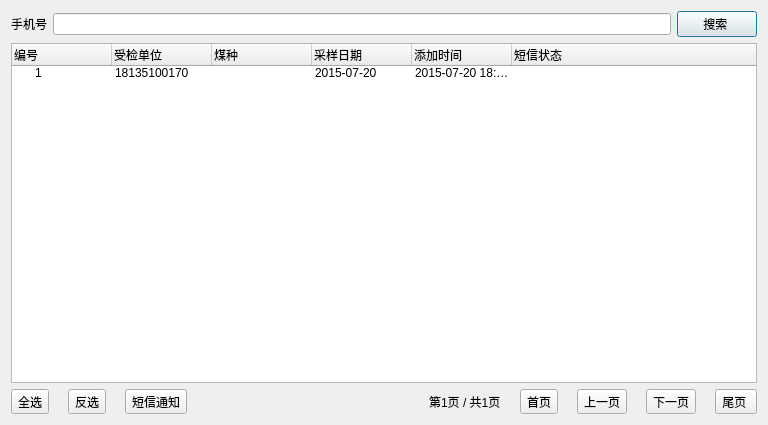
<?xml version="1.0" encoding="UTF-8"?>
<ui version="4.0">
 <class>SearchDialog</class>
 <widget class="QDialog" name="SearchDialog">
  <property name="geometry">
   <rect>
    <x>0</x>
    <y>0</y>
    <width>768</width>
    <height>425</height>
   </rect>
  </property>
  <property name="windowTitle">
   <string>搜索</string>
  </property>
  <layout class="QVBoxLayout" name="verticalLayout">
   <item>
    <layout class="QHBoxLayout" name="horizontalLayout_2">
     <item>
      <widget class="QLabel" name="label_6">
       <property name="text">
        <string>手机号</string>
       </property>
      </widget>
     </item>
     <item>
      <widget class="QLineEdit" name="m_pSearchLineEdit"/>
     </item>
     <item>
      <widget class="QPushButton" name="m_pSearchBtn">
       <property name="text">
        <string>  搜索   </string>
       </property>
       <property name="icon">
        <iconset resource="main.qrc">
         <normaloff>:/images/find.png</normaloff>:/images/find.png</iconset>
       </property>
      </widget>
     </item>
    </layout>
   </item>
   <item>
    <widget class="QTreeWidget" name="m_pTreeWidget">
     <column>
      <property name="text">
       <string>编号</string>
      </property>
     </column>
     <column>
      <property name="text">
       <string>受检单位</string>
      </property>
     </column>
     <column>
      <property name="text">
       <string>煤种</string>
      </property>
     </column>
     <column>
      <property name="text">
       <string>采样日期</string>
      </property>
     </column>
     <column>
      <property name="text">
       <string>添加时间</string>
      </property>
     </column>
     <column>
      <property name="text">
       <string>短信状态</string>
      </property>
     </column>
     <item>
      <property name="text">
       <string>1</string>
      </property>
      <property name="text">
       <string>18135100170</string>
      </property>
      <property name="text">
       <string/>
      </property>
      <property name="text">
       <string>2015-07-20</string>
      </property>
      <property name="text">
       <string>2015-07-20 18:33:32</string>
      </property>
      <property name="text">
       <string/>
      </property>
     </item>
    </widget>
   </item>
   <item>
    <layout class="QHBoxLayout" name="horizontalLayout">
     <item>
      <widget class="QToolButton" name="m_pSelectAllBtn">
       <property name="text">
        <string>全选</string>
       </property>
       <property name="icon">
        <iconset resource="main.qrc">
         <normaloff>:/images/select-all.png</normaloff>:/images/select-all.png</iconset>
       </property>
       <property name="toolButtonStyle">
        <enum>Qt::ToolButtonTextBesideIcon</enum>
       </property>
      </widget>
     </item>
     <item>
      <widget class="QLabel" name="label">
       <property name="text">
        <string/>
       </property>
      </widget>
     </item>
     <item>
      <widget class="QToolButton" name="m_pSelectRevertBtn">
       <property name="text">
        <string>反选</string>
       </property>
       <property name="icon">
        <iconset resource="main.qrc">
         <normaloff>:/images/select-reverse.png</normaloff>:/images/select-reverse.png</iconset>
       </property>
       <property name="toolButtonStyle">
        <enum>Qt::ToolButtonTextBesideIcon</enum>
       </property>
      </widget>
     </item>
     <item>
      <widget class="QLabel" name="label_7">
       <property name="text">
        <string/>
       </property>
      </widget>
     </item>
     <item>
      <widget class="QToolButton" name="m_pSendSmsBtn">
       <property name="text">
        <string>短信通知</string>
       </property>
       <property name="icon">
        <iconset resource="main.qrc">
         <normaloff>:/images/sms1.png</normaloff>:/images/sms1.png</iconset>
       </property>
       <property name="toolButtonStyle">
        <enum>Qt::ToolButtonTextBesideIcon</enum>
       </property>
      </widget>
     </item>
     <item>
      <spacer name="horizontalSpacer_2">
       <property name="orientation">
        <enum>Qt::Horizontal</enum>
       </property>
       <property name="sizeHint" stdset="0">
        <size>
         <width>40</width>
         <height>20</height>
        </size>
       </property>
      </spacer>
     </item>
     <item>
      <widget class="QLabel" name="m_pPageLabel">
       <property name="text">
        <string>第1页 / 共1页</string>
       </property>
      </widget>
     </item>
     <item>
      <widget class="QLabel" name="label_5">
       <property name="text">
        <string/>
       </property>
      </widget>
     </item>
     <item>
      <widget class="QToolButton" name="m_pFirstPageBtn">
       <property name="text">
        <string>首页</string>
       </property>
       <property name="icon">
        <iconset resource="main.qrc">
         <normaloff>:/images/pagehead.png</normaloff>:/images/pagehead.png</iconset>
       </property>
       <property name="toolButtonStyle">
        <enum>Qt::ToolButtonTextBesideIcon</enum>
       </property>
      </widget>
     </item>
     <item>
      <widget class="QLabel" name="label_2">
       <property name="text">
        <string/>
       </property>
      </widget>
     </item>
     <item>
      <widget class="QToolButton" name="m_pPreviousPageBtn">
       <property name="text">
        <string>上一页</string>
       </property>
       <property name="icon">
        <iconset resource="main.qrc">
         <normaloff>:/images/pageup.png</normaloff>:/images/pageup.png</iconset>
       </property>
       <property name="toolButtonStyle">
        <enum>Qt::ToolButtonTextBesideIcon</enum>
       </property>
      </widget>
     </item>
     <item>
      <widget class="QLabel" name="label_3">
       <property name="text">
        <string/>
       </property>
      </widget>
     </item>
     <item>
      <widget class="QToolButton" name="m_pNextPageBtn">
       <property name="text">
        <string>下一页</string>
       </property>
       <property name="icon">
        <iconset resource="main.qrc">
         <normaloff>:/images/pagedown.png</normaloff>:/images/pagedown.png</iconset>
       </property>
       <property name="toolButtonStyle">
        <enum>Qt::ToolButtonTextBesideIcon</enum>
       </property>
      </widget>
     </item>
     <item>
      <widget class="QLabel" name="label_4">
       <property name="text">
        <string/>
       </property>
      </widget>
     </item>
     <item>
      <widget class="QToolButton" name="m_pLastPageBtn">
       <property name="text">
        <string>尾页 </string>
       </property>
       <property name="icon">
        <iconset resource="main.qrc">
         <normaloff>:/images/pagetail.png</normaloff>:/images/pagetail.png</iconset>
       </property>
       <property name="toolButtonStyle">
        <enum>Qt::ToolButtonTextBesideIcon</enum>
       </property>
      </widget>
     </item>
    </layout>
   </item>
  </layout>
 </widget>
 <resources>
  <include location="main.qrc"/>
 </resources>
 <connections/>
</ui>
